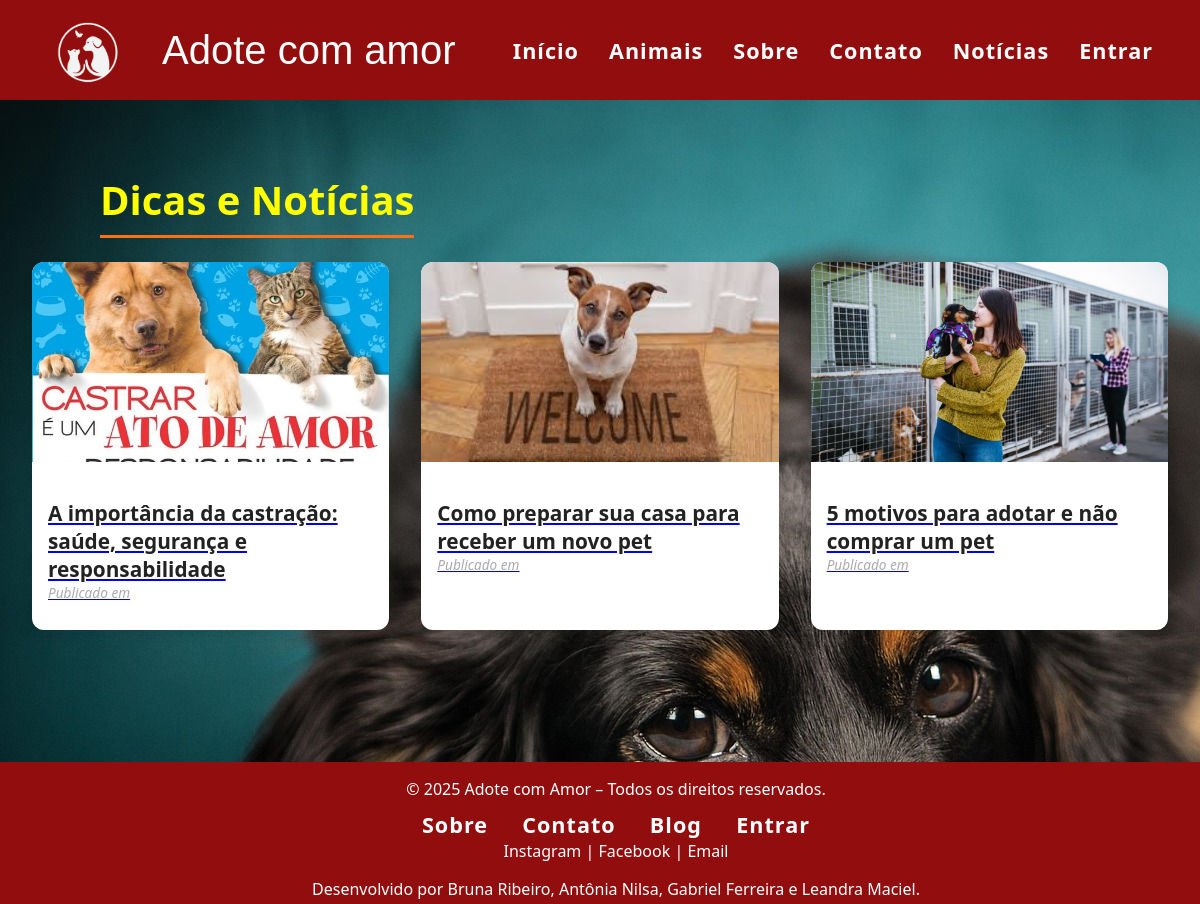
Screenshot of /blog/ with the database file from the repository.
### blog/models.py (models this page shows, shortened)
class Post(models.Model):
    titulo = models.CharField(max_length=200)
    slug = models.SlugField(unique=True)
    conteudo = models.TextField()
    autor = models.CharField(max_length=100)
    data_publicacao = models.DateTimeField(auto_now_add=True)
    imagem = models.ImageField(
        upload_to='blog/posts',
        null=True,
        blank=True,
        verbose_name='Imagem do post'
    )
    class Meta:
        ordering = ['-data_publicacao']
        verbose_name = 'Post'
        verbose_name_plural = 'Posts'

### blog/views.py (the view)
# urls.py: path('', views.lista_posts, name='lista'),
def lista_posts(request):
    posts = Post.objects.all().order_by('-data_publicacao')
    return render(request, 'blog/lista.html', {'posts': posts})

### templates/blog/lista.html (shortened to what this page needs)
{% extends 'core/base.html' %}
{% block content %}
<div class="container-cards-blog">
    <h2 class="blog-title">Dicas e Notícias</h2>
    <div class="blog-grid">
        {% for post in posts %}
            <div class="blog-card">
                <a href="{% url 'blog:detalhe' post.slug %}">
                    {% if post.imagem %}
                        <img src="{{ post.imagem.url }}" alt="{{ post.titulo }}">
                    {% else %}
                        <div class="blog-placeholder">Sem imagem</div>
                    {% endif %}
                    <div class="blog-card-content">
                        <h3>{{ post.titulo }}</h3>
                        <p class="blog-date">Publicado em {{ post.criado_em|date:"d/m/Y" }}</p>
                    </div>
                </a>
            </div>
        {% empty %}
            <p>Nenhuma postagem ainda.</p>
        {% endfor %}
    </div>
</div>
{% endblock %}

### static/css/style.css (style rules this page uses)
body.dark { background-color: #121212; color: #f0f0f0; font-family: 'Segoe UI', sans-serif; margin: 0; padding: 0; }
.container-cards-blog { background-image: url('../img/doguinho.jpg'); width: 100%; height: 800px; margin-top: 40px; }
.blog-title { font-size: 2.5rem; text-align: center; margin: 2rem 0 1.5rem; margin-top: 100px; margin-left: 100px; color: yellow; font-weight: 700; border-bottom: 3px solid #f97316; display: inline-block; padding-bottom: 0.5rem; }
.blog-grid { display: grid; grid-template-columns: repeat(auto-fit, minmax(280px, 1fr)); gap: 2rem; padding: 0 2rem 3rem; max-width: 1200px; margin: 0 auto; }
.blog-card { background: #fff; border-radius: 12px; box-shadow: 0 4px 12px rgba(0, 0, 0, 0.08); overflow: hidden; transition: transform 0.3s ease, box-shadow 0.3s ease; }
.blog-card img { width: 100%; height: 200px; object-fit: cover; display: block; }
.blog-card-content { padding: 1rem; }
.blog-card-content h3 { font-size: 1.3rem; color: #222; margin-bottom: 0.5rem; }
.blog-date { font-size: 0.9rem; color: #888; font-style: italic; }
.blog-date { color: #aaa; font-size: 0.85rem; margin-top: -8px; margin-bottom: 12px; }

### rows the page displays
Post: imagem (picture), titulo "A importância da castração: saúde, segurança e responsabilidade"
Post: imagem (picture), titulo "Como preparar sua casa para receber um novo pet"
Post: imagem (picture), titulo "5 motivos para adotar e não comprar um pet"
